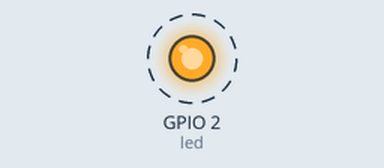
Bench run of a sketch on a simulated ESP32. Parts: output pins drawn as LEDs (lit = HIGH). Dashed ring = blinking.

Above: at 0.2 s.
Timing chart, 0 to 3.0 s (numbered marks = the images above):
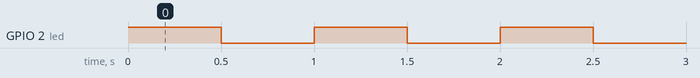

Measured:
- by itself, GPIO 2 (led): alternates HIGH for 0.50 s and LOW for 0.50 s

The sketch:

createTask.ino
```cpp
/*author:Pranathi
date:25/08/25
topic:creating tasks*/
#if CONFIG_FREERTOS_UNICORE
static const BaseType_t app_cpu=0;
#else
static const BaseType_t app_cpu=1;
#endif
static const int led=2;
void toggleLED(void *parameter){
  while(1){
    digitalWrite(led,HIGH);
    vTaskDelay(500 / portTICK_PERIOD_MS);
    digitalWrite(led,LOW);
    vTaskDelay(500 / portTICK_PERIOD_MS);
  }
}
void setup() {
  // put your setup code here, to run once:
  pinMode(led,OUTPUT);
  xTaskCreatePinnedToCore(
    toggleLED,
    "Toggle Led",
    1024,
    NULL,
    1,
    NULL,
    app_cpu);
}

void loop() {
  // put your main code here, to run repeatedly:

}
```
